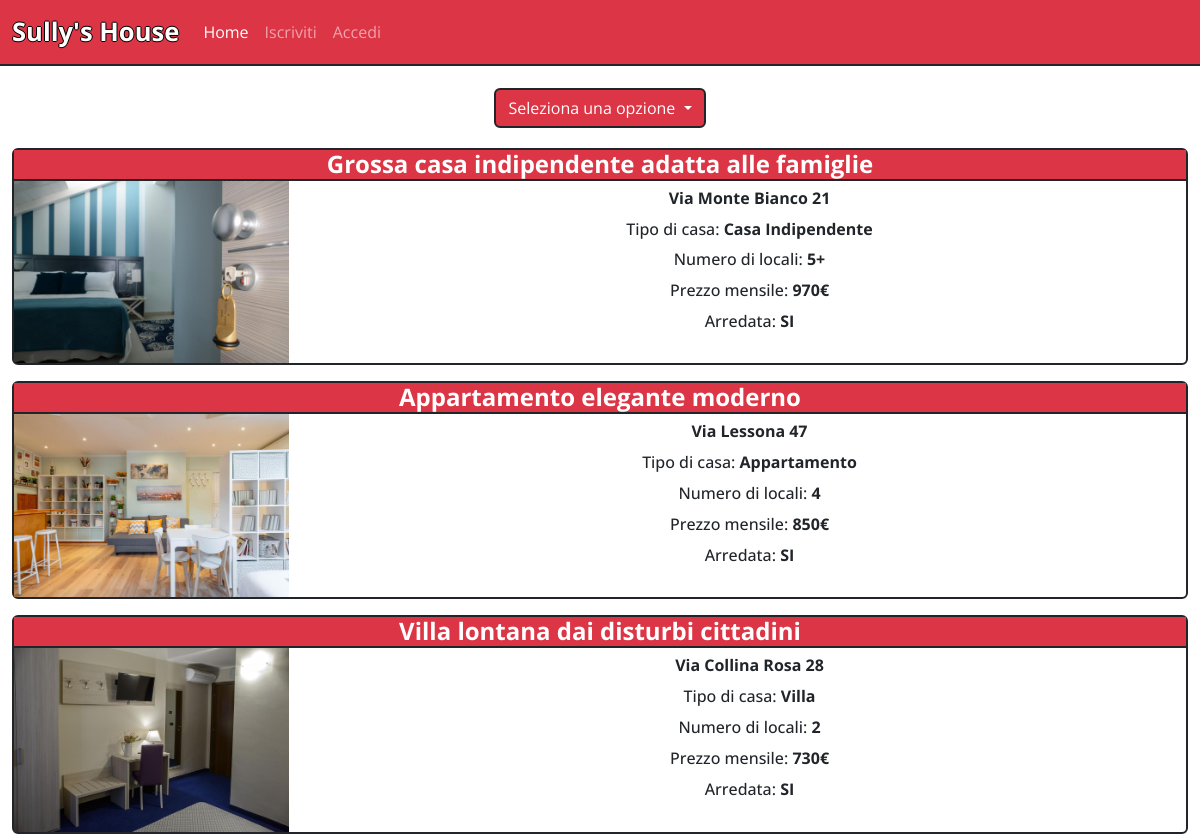
The page / on the database its author committed.
### tables this page shows
CREATE TABLE "ANNUNCI" (
	"id"	INTEGER,
	"titolo"	TEXT NOT NULL,
	"indirizzo"	TEXT NOT NULL,
	"tipo"	TEXT NOT NULL,
	"prezzo"	INTEGER NOT NULL,
	"arredato"	TEXT NOT NULL,
	"locali"	TEXT NOT NULL,
	"descrizione"	TEXT NOT NULL,
	"disponibile"	TEXT NOT NULL,
	"immagine_1"	TEXT NOT NULL,
	"immagine_2"	TEXT,
	"immagine_3"	TEXT,
	"immagine_4"	TEXT,
	"immagine_5"	TEXT,
	"id_locatore"	INTEGER NOT NULL,
	FOREIGN KEY("id_locatore") REFERENCES "UTENTI"("id"),
	PRIMARY KEY("id" AUTOINCREMENT)
);

### app.py (the view)
@app.route('/', methods=['GET'])
def home():
    filtro = request.args.get('flag')
    if filtro:
        annunci = dao.get_annunci_locali()
    else:
        annunci = dao.get_annunci()
    return render_template('home.html', annunci=annunci)

### dao.py (called while the page is built)
def get_annunci():
    conn = sqlite3.connect(DATABASE_PATH)
    conn.row_factory = sqlite3.Row
    cursor = conn.cursor()
    sql = 'SELECT ANNUNCI.id, ANNUNCI.titolo, ANNUNCI.indirizzo, ANNUNCI.tipo, ANNUNCI.prezzo, ANNUNCI.arredato, ANNUNCI.locali, ANNUNCI.descrizione, ANNUNCI.disponibile, ANNUNCI.immagine_1, ANNUNCI.immagine_2, ANNUNCI.immagine_3, ANNUNCI.immagine_4, ANNUNCI.immagine_5, ANNUNCI.id_locatore, UTENTI.nickname FROM ANNUNCI, UTENTI WHERE ANNUNCI.id_locatore = UTENTI.id ORDER BY ANNUNCI.prezzo DESC'
    cursor.execute(sql)
    annunci = cursor.fetchall()
    cursor.close()
    conn.close()
    return annunci

### templates/home.html (shortened to what this page needs)
{% extends "base.html" %}
{% block home_active %} active {% endblock %}
{% block sidebar %}
<div class="row mb-1">
  <div class="col-4"></div>
  <div class="dropdown mt-2 col-4 text-center">
    <button class="btn btn-danger dropdown-toggle border border-2 border-dark rounded" type="button" id="dropdownMenuButton" data-bs-toggle="dropdown"  aria-expanded="false">
      Seleziona una opzione
    </button>
  </div>
  <div class="col-4"></div>
</div>
{% endblock %}
{% block content %}
  {% for annuncio in annunci %}
  {% if annuncio.disponibile == 'True' or (annuncio.disponibile == 'False' and current_user.id == annuncio.id_locatore) %}
  <article class="articolo mt-3 border border-2 border-dark rounded">
    <h4 class="annuncio-titolo text-white text-center border-bottom border-2 border-dark bg-danger mb-0"><strong>{{annuncio.titolo}}</strong></h4>
    <div class="row">
    <a href="{{url_for('single', id=annuncio.id)}}" class="col-lg-3 col-md-6 col-12" title="annuncio_{{annuncio.id}}"><img class="annuncio-img img-fluid" src="{{annuncio.immagine_1}}" alt="annuncio-img"></a>
      <div class="col-lg-9 col-md-6 col-12 mt-2 mb-4 d-flex flex-column justify-content-between">
        <h6 class="annuncio-indirizzo text-center"><strong>{{annuncio.indirizzo}}</strong></h6>
        <h6 class="annuncio-tipo_casa text-center">Tipo di casa: <strong>{{annuncio.tipo}}</strong></h6>
        <h6 class="annuncio-locali text-center">Numero di locali: <strong>{{annuncio.locali}}</strong></h6>
        <h6 class="annuncio-prezzo text-center">Prezzo mensile: <strong>{{annuncio.prezzo}}€</strong></h6>
        <h6 class="annuncio-arredato text-center">Arredata: <strong>{{annuncio.arredato}}</strong></h6>
      </div>
    </div>
  </article>
  {% endif %}
  {% endfor %}
{% endblock %}

### templates/base.html (shortened to what this page needs)
<!DOCTYPE html>
<html lang="it">
    <head>
        <link href="https://cdn.jsdelivr.net/npm/bootstrap@5.3.2/dist/css/bootstrap.min.css" rel="stylesheet">
        <link rel="stylesheet" type="text/css" href="{{url_for('static', filename='style.css')}}">
    </head>
    <body class="total-page">
        <header>
            <nav class="navbar fixed-top navbar-dark navbar-expand-lg bg-danger border-bottom border-2 border-dark">
                <div class="container-fluid">
                  <span class="navbar-brand mb-0 h1"><strong class="testo-bordato">Sully's House</strong></span>
                  <div class="collapse navbar-collapse" id="navbarSupportedContent">
                    <ul class="navbar-nav me-auto mb-2 mb-lg-0">
                      <li class="nav-item">
                        <a class="nav-link {%block home_active%}{%endblock%}" aria-current="page" href="/">Home</a>
                      </li>
                      {% if current_user.is_authenticated %}
                      <li class="nav-item">
                        <a class="nav-link {%block cliente_active%}{%endblock%}" href="{{url_for('cliente')}}">Spazio Cliente</a>
                      </li>
                      {% if current_user.locatore == '1' %}
                      <li class="nav-item">
                        <a class="nav-link {%block locatore_active%}{%endblock%}" href="{{url_for('locatore', flag=1)}}">Spazio Locatore</a>
                      </li>
                      {% endif %}
                        <li class="nav-item dropdown dropstart">
                          <a class="nav-link dropdown-toggle" href="#" role="button" data-bs-toggle="dropdown" aria-expanded="false">
                            {{current_user.nickname}}
                          </a>
                          <ul class="dropdown-menu dropdown-menu-dark">
                            <li><a class="dropdown-item" href="{{ url_for('logout') }}">Esci</a></li>
                          </ul>
                        </li>
                        {% else %}
                        <li class="nav-item">
                          <a class="nav-link {%block signup_active%}{% endblock %}" aria-current="page"
                            href="{{ url_for('signup') }}">Iscriviti</a>
                        </li>
                        <li class="nav-item">
                          <a class="nav-link {%block login_active%}{% endblock %}" href="{{ url_for('login') }}">Accedi</a>
                        </li>
                      {% endif %}
                    </ul>
                  </div>
                </div>
              </nav>
        </header>
        <div class="container-fluid under-nav">
          <div class="row">
              <aside class="col-12">
                  {% block sidebar %}{% endblock %}
              </aside>
              <main class="col-12">
                  {% block content %}{% endblock %}
              </main>
          </div>
        </div>
    </body>
</html>

### static/style.css (style rules this page uses)
.total-page { font-family: 'Open Sans', sans-serif; }
.testo-bordato { font-family: 'Open Sans', sans-serif; font-size: 1.6rem; line-height: 150%; text-shadow: -1px 0 #000000, 0 1px #000000, 1px 0 #000000, 0 -1px #000000; }
.under-nav { margin-top: 5rem; }

### rows shown on the page
ANNUNCI: titolo "Grossa casa indipendente adatta alle famiglie", immagine_1 (picture), indirizzo "Via Monte Bianco 21", tipo "Casa Indipendente", locali "5+", prezzo "970", arredato "SI"
ANNUNCI: titolo "Appartamento elegante moderno", immagine_1 (picture), indirizzo "Via Lessona 47", tipo "Appartamento", locali "4", prezzo "850", arredato "SI"
ANNUNCI: titolo "Villa lontana dai disturbi cittadini", immagine_1 (picture), indirizzo "Via Collina Rosa 28", tipo "Villa", locali "2", prezzo "730", arredato "SI"
